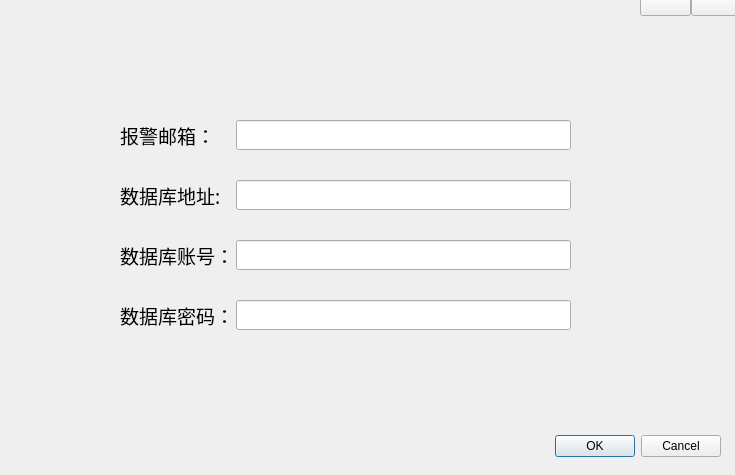
<?xml version="1.0" encoding="UTF-8"?>
<ui version="4.0">
 <class>config_ui</class>
 <widget class="QDialog" name="config_ui">
  <property name="geometry">
   <rect>
    <x>0</x>
    <y>0</y>
    <width>735</width>
    <height>475</height>
   </rect>
  </property>
  <property name="windowTitle">
   <string>Dialog</string>
  </property>
  <property name="styleSheet">
   <string notr="true">#config_ui {border-image: url(:/we/welcome.jpg);}</string>
  </property>
  <widget class="QDialogButtonBox" name="buttonBox">
   <property name="geometry">
    <rect>
     <x>380</x>
     <y>430</y>
     <width>341</width>
     <height>32</height>
    </rect>
   </property>
   <property name="orientation">
    <enum>Qt::Horizontal</enum>
   </property>
   <property name="standardButtons">
    <set>QDialogButtonBox::Cancel|QDialogButtonBox::Ok</set>
   </property>
  </widget>
  <widget class="QWidget" name="">
   <property name="geometry">
    <rect>
     <x>120</x>
     <y>120</y>
     <width>451</width>
     <height>270</height>
    </rect>
   </property>
   <layout class="QFormLayout" name="formLayout">
    <property name="horizontalSpacing">
     <number>2</number>
    </property>
    <property name="verticalSpacing">
     <number>30</number>
    </property>
    <item row="0" column="1">
     <widget class="QLineEdit" name="lineEdit">
      <property name="minimumSize">
       <size>
        <width>20</width>
        <height>30</height>
       </size>
      </property>
     </widget>
    </item>
    <item row="1" column="0">
     <widget class="QLabel" name="label_2">
      <property name="font">
       <font>
        <family>Agency FB</family>
        <pointsize>14</pointsize>
       </font>
      </property>
      <property name="text">
       <string>数据库地址:</string>
      </property>
     </widget>
    </item>
    <item row="1" column="1">
     <widget class="QLineEdit" name="lineEdit_2">
      <property name="minimumSize">
       <size>
        <width>0</width>
        <height>30</height>
       </size>
      </property>
     </widget>
    </item>
    <item row="2" column="0">
     <widget class="QLabel" name="label_3">
      <property name="font">
       <font>
        <family>Agency FB</family>
        <pointsize>14</pointsize>
       </font>
      </property>
      <property name="text">
       <string>数据库账号：</string>
      </property>
     </widget>
    </item>
    <item row="2" column="1">
     <widget class="QLineEdit" name="lineEdit_3">
      <property name="minimumSize">
       <size>
        <width>0</width>
        <height>30</height>
       </size>
      </property>
     </widget>
    </item>
    <item row="3" column="0">
     <widget class="QLabel" name="label_4">
      <property name="font">
       <font>
        <family>Agency FB</family>
        <pointsize>14</pointsize>
       </font>
      </property>
      <property name="text">
       <string>数据库密码：</string>
      </property>
     </widget>
    </item>
    <item row="3" column="1">
     <widget class="QLineEdit" name="lineEdit_4">
      <property name="minimumSize">
       <size>
        <width>0</width>
        <height>30</height>
       </size>
      </property>
     </widget>
    </item>
    <item row="0" column="0">
     <widget class="QLabel" name="label">
      <property name="font">
       <font>
        <family>Agency FB</family>
        <pointsize>14</pointsize>
       </font>
      </property>
      <property name="text">
       <string>报警邮箱：</string>
      </property>
     </widget>
    </item>
   </layout>
  </widget>
  <widget class="QWidget" name="">
   <property name="geometry">
    <rect>
     <x>640</x>
     <y>-10</y>
     <width>101</width>
     <height>31</height>
    </rect>
   </property>
   <layout class="QHBoxLayout" name="horizontalLayout">
    <property name="spacing">
     <number>0</number>
    </property>
    <property name="rightMargin">
     <number>0</number>
    </property>
    <property name="bottomMargin">
     <number>0</number>
    </property>
    <item>
     <widget class="QPushButton" name="config_min">
      <property name="styleSheet">
       <string notr="true">#config_min {border-image: url(:/we/min.png);}</string>
      </property>
      <property name="text">
       <string/>
      </property>
     </widget>
    </item>
    <item>
     <widget class="QPushButton" name="config_close">
      <property name="styleSheet">
       <string notr="true">#config_close {border-image: url(:/we/close.png);}</string>
      </property>
      <property name="text">
       <string/>
      </property>
     </widget>
    </item>
   </layout>
  </widget>
 </widget>
 <resources>
  <include location="Icon/welcome.qrc"/>
 </resources>
 <connections>
  <connection>
   <sender>buttonBox</sender>
   <signal>accepted()</signal>
   <receiver>config_ui</receiver>
   <slot>accept()</slot>
   <hints>
    <hint type="sourcelabel">
     <x>248</x>
     <y>254</y>
    </hint>
    <hint type="destinationlabel">
     <x>157</x>
     <y>274</y>
    </hint>
   </hints>
  </connection>
  <connection>
   <sender>buttonBox</sender>
   <signal>rejected()</signal>
   <receiver>config_ui</receiver>
   <slot>reject()</slot>
   <hints>
    <hint type="sourcelabel">
     <x>316</x>
     <y>260</y>
    </hint>
    <hint type="destinationlabel">
     <x>286</x>
     <y>274</y>
    </hint>
   </hints>
  </connection>
 </connections>
</ui>
